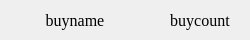
<?xml version="1.0" encoding="UTF-8"?>
<ui version="4.0">
 <class>BuyGoodsInfo</class>
 <widget class="QWidget" name="BuyGoodsInfo">
  <property name="geometry">
   <rect>
    <x>0</x>
    <y>0</y>
    <width>250</width>
    <height>40</height>
   </rect>
  </property>
  <property name="windowTitle">
   <string>Form</string>
  </property>
  <widget class="QLabel" name="buyNameLabel">
   <property name="geometry">
    <rect>
     <x>0</x>
     <y>0</y>
     <width>150</width>
     <height>40</height>
    </rect>
   </property>
   <property name="font">
    <font>
     <family>Times New Roman</family>
     <pointsize>12</pointsize>
    </font>
   </property>
   <property name="text">
    <string>buyname</string>
   </property>
   <property name="alignment">
    <set>Qt::AlignCenter</set>
   </property>
  </widget>
  <widget class="QLabel" name="buyCountLabel">
   <property name="geometry">
    <rect>
     <x>150</x>
     <y>0</y>
     <width>100</width>
     <height>40</height>
    </rect>
   </property>
   <property name="font">
    <font>
     <family>Times New Roman</family>
     <pointsize>12</pointsize>
    </font>
   </property>
   <property name="text">
    <string>buycount</string>
   </property>
   <property name="alignment">
    <set>Qt::AlignCenter</set>
   </property>
  </widget>
 </widget>
 <resources/>
 <connections/>
</ui>
